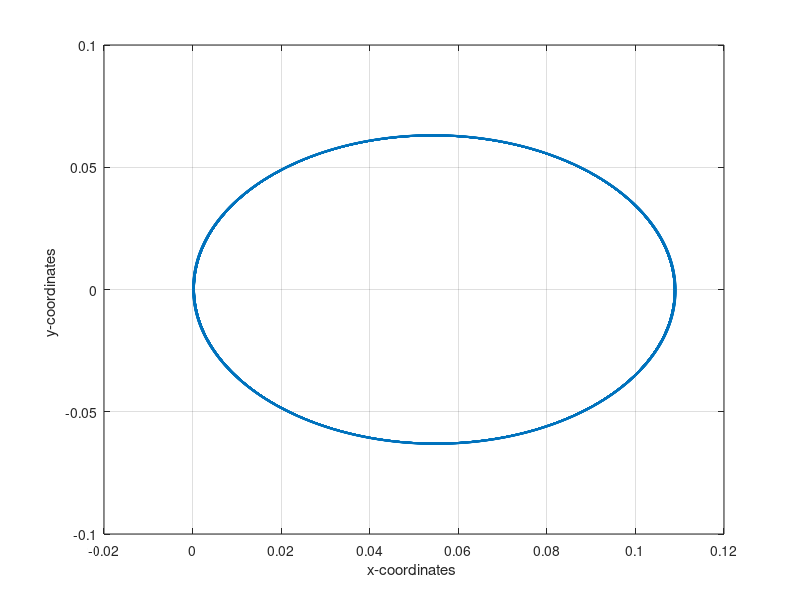

MATLAB code to generate this figure: (Note: this script raises an error after producing the figure.)
t = linspace(0,40,1000)
f = 1 % [Hz]


r_m = 0.1 %[m]
mu_x = 0.5 
mu_y = 0.5
mu_r = 1
J = 0.0001 %[ kg* m^2]
R = 10 % [Ohm]
L = 0.1  % [kg⋅m^2⋅s^−2⋅A^−2]
K_r = 1 % [torque/A]
m = 0.01 % [kg] 
b_1 = 2*mu_x + 8*mu_r %9
b_2 = 2*mu_y + 4*mu_r %5
c = r_m^2 * m + 2* J
u_x = 10*sin(2*pi*f*t) %[V]
u_y = 10*cos(2*pi*f*t) %[V]
%u_y = u_m_l - u_m_r 
%u_x = u_m_l + u_m_r


 
Ax= [0,     1,     0;
    0,     -b_1*r_m^2/c,     K_r*r_m/c;
    0,     -2*K_r/(r_m*L),     -R/L];
    
Ay= [0,     1,     0;
    0,     -b_2*r_m^2/c,     K_r*r_m/c;
    0,     -2*K_r/(r_m*L),     -R/L];
Bx = [0;
      0;
      1/L]
By = [0;
      0;
      1/L]
C = [1,0,0]
D = 0
ux = u_x(:)
uy = u_y(:)
x0 = [0,0,0]
y0 = [0,0.01,0]
sys_x = ss(Ax, Bx, C, D)
sys_y = ss(Ay,By, C, D)
x = lsim(sys_x, ux,t)
y = lsim(sys_y, uy,t)



plot(x, y)
ylabel ('y-coordinates ') 
xlabel('x-coordinates ')
grid on;
title (layout , 'Simulation results ')


 
